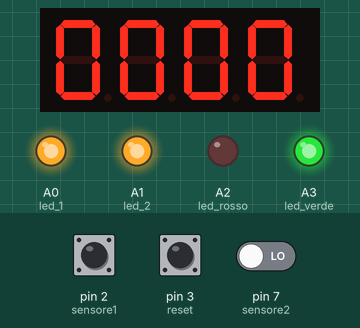
Simulated run of this sketch. Board: Arduino Uno, built with avr-gcc and run on an emulated ATmega328P. On the bench: 4-digit seven-segment display, output pins drawn as LEDs (lit = HIGH). Inputs (shaded band) come from the test bench; at power-on: pin 2 (sensore1) LOW, pin 7 (sensore2) LOW, pin 3 (reset) LOW.

Above: at 1.2 s.
1.3 s: pin 2 (sensore1) driven HIGH
At 2.5 s:
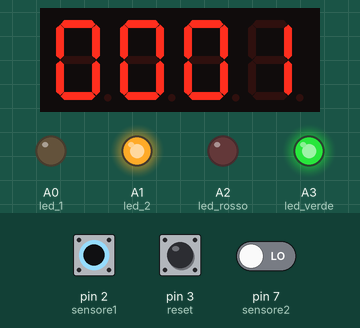
2.8 s: pin 7 (sensore2) driven HIGH
At 3.4 s:
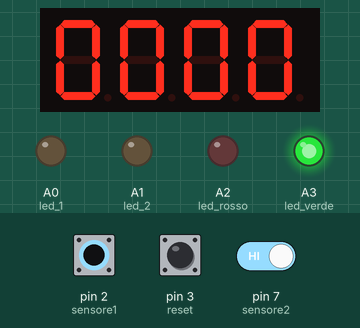
4.3 s: pin 2 (sensore1) driven LOW
At 5.5 s:
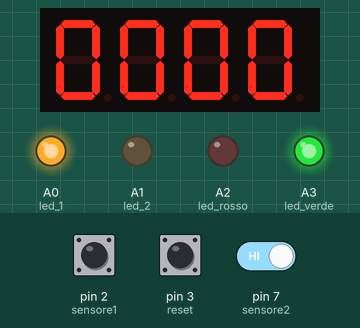
5.8 s: pin 7 (sensore2) driven LOW
At 6.4 s:
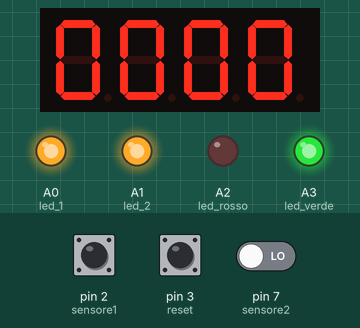
7.3 s: pin 2 (sensore1) pulsed HIGH 5 times (0.12 s each, 0.3 s apart)
At 9.9 s:
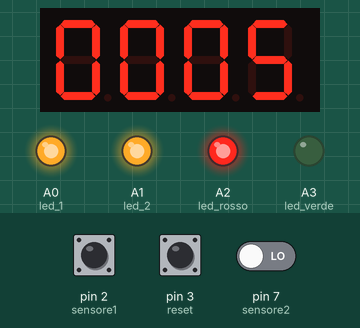
10.3 s: pin 3 (reset) pulled HIGH for 0.15 s
At 10.8 s:
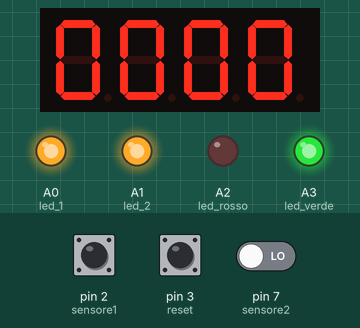
Timing chart, 0 to 12.9 s (numbered marks = the images above; inputs shaded):
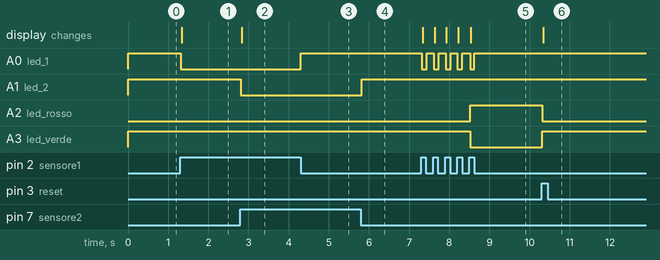

The sketch:

contapersone-v3.ino
```cpp
/*
 * TM1637.cpp
 */
#include "TM1637.h"
#define CLK 5
#define DIO 4
TM1637 tm1637(CLK,DIO);

int count = 0;
int posti = 5;

void setup() {
  Serial.begin(9600);

  pinMode(3, INPUT); //reset
  pinMode(2, INPUT); //sensore1
  pinMode(7, INPUT); //sensore2

  pinMode(A0, OUTPUT); //led 1
  pinMode(A1, OUTPUT); //led 2

  pinMode(A2, OUTPUT); //led rosso
  pinMode(A3, OUTPUT); //led verde

  tm1637.init();
  tm1637.set(BRIGHT_TYPICAL); //BRIGHT_TYPICAL = 2,BRIGHT_DARKEST = 0,BRIGHTEST = 7;
}

int s1, prevs1, s2, prevs2;

void loop() {
  s1 = !digitalRead(2);
  s2 = !digitalRead(7);
  //ingresso
  if (s1 && !prevs1) {
    digitalWrite(A0, HIGH);
  }
  if (s1 && prevs1) {
  }
  if (!s1 && prevs1) {
    digitalWrite(A0, LOW);
    if (count < posti) {
      count++;
    }
  }

  //uscita
  if (s2 && !prevs2) {
    digitalWrite(A1, HIGH);
  }
  if (s2 && prevs2) {
  }
  if (!s2 && prevs2) {
    digitalWrite(A1, LOW);
    count--;
    if (count < 0) count = 0;
  }

  if (digitalRead(3)) {
    count = 0;
  }

  semaforo(count);
  shownumber(count);

  prevs1 = s1;
  prevs2 = s2;
}

void semaforo(int n){
  if (n < posti) {
    digitalWrite(A3, HIGH);
    digitalWrite(A2, LOW);
  } else {
    digitalWrite(A3, LOW);
    digitalWrite(A2, HIGH);
  }
}

void shownumber(int n){
  int d1 = n % 10;
  int d2 = (n/10) % 10;
  int d3 = (n/100) % 10;
  int d4 = (n/1000) % 10;
  tm1637.display(0,d4);
  tm1637.display(1,d3);
  tm1637.display(2,d2);
  tm1637.display(3,d1);
}
```

Measured:
- after the input at 1.3 s, A0 (led_1): HIGH → LOW at once; the display: changes at once (image 1)
- after the input at 2.8 s, A1 (led_2): HIGH → LOW at once; the display: changes at once (image 2)
- after the input at 4.3 s, A0 (led_1): LOW → HIGH at once
- after the input at 5.8 s, A1 (led_2): LOW → HIGH at once
- after the input at 7.3 s, A0 (led_1): alternates HIGH for 0.17 s and LOW for 0.12 s, 10 changes in all, then stays HIGH, starting at once; A2 (led_rosso): LOW → HIGH after 1.2 s; A3 (led_verde): HIGH → LOW after 1.2 s; the display: first changes after 0.05 s (image 5 shows a later state)
- after the input at 10.3 s, A2 (led_rosso): HIGH → LOW at once; A3 (led_verde): LOW → HIGH at once; the display: changes at once (image 6)
